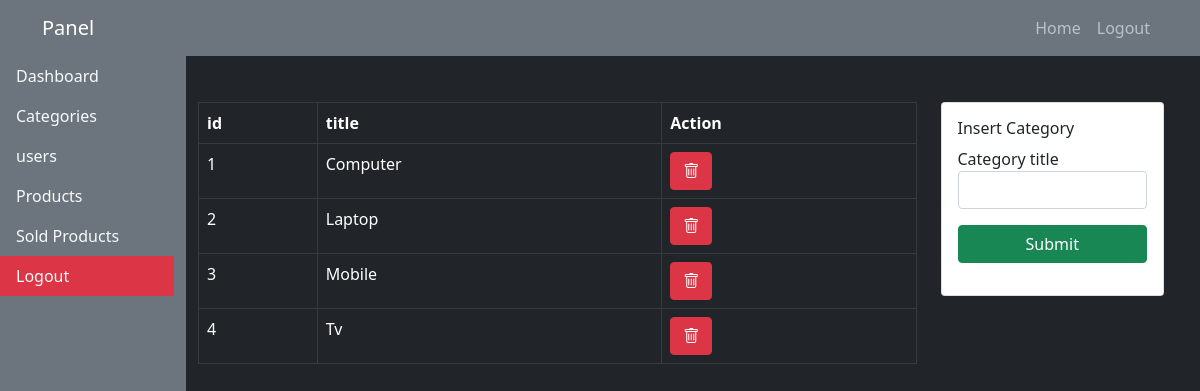
The app's page /admin/category.php (signed in) with its own data.
### tables this page shows
CREATE TABLE `categories` (
  `c_id` int(11) NOT NULL,
  `c_title` varchar(100) NOT NULL
);

### admin/category.php (the view, shortened to what this page needs)
<?php include "../dbconnect.php";
?>
<!DOCTYPE html>
<html lang="en">
<head>
    <link rel="stylesheet" href="../style.css">
    <link href="https://cdn.jsdelivr.net/npm/bootstrap@5.1.3/dist/css/bootstrap.min.css" rel="stylesheet">
<link rel="stylesheet" href="https://cdn.jsdelivr.net/npm/bootstrap-icons@1.7.2/font/bootstrap-icons.css">
</head>
<body class="bg-dark">
<?php include "header.php";?>
<div class="container-fluid ps-0">
    <div class="row w-100 p-0">
        <div class="col-2 bg-secondary" style="height:100vh;overflow-y:scroll">
            <?php include "side.php";?>
        </div>
        <div class="col-10">
            <h2>manage Categories</h2>
            <div class="row">
                <div class="col-9">
                    <table class="table table-dark table-hover table-bordered">
                    <tr>
                        <th>id</th>
                        <th>title</th>
                        <th>Action</th>
                    </tr>
                    <?php
                    $Cat = mysqli_query($connect,"select * from categories");
                    while($row = mysqli_fetch_array($Cat)){
                    ?>
                    <tr>
                        <td><?= $row['c_id'];?></td>
                        <td><?= $row['c_title'];?></td>
                        <td><a href="category.php?del_id=<?= $row['c_id'];?>" class="btn btn-danger"><i class="bi bi-trash"></i></a></td>
                    </tr>
                    <?php } ?>
                    </table>
                </div>
                <div class="col-3">
                    <div class="card">
                        <div class="card-body">
                            <h6>Insert Category</h6>
                            <form action="" method="post">
                                <div class="mb-3">
                                    <label for="">Category title</label>
                                    <input type="text" name="c_title" class="form-control">
                                </div>
                                <div class="mb-3">
                                    <input type="submit" name="create" class="btn btn-success w-100">
                                </div>
                            </form>
                        </div>
                    </div>
                </div>
            </div>
        </div>
    </div>
</div>
</body>
</html>

### records on screen
categories: c_id "1", c_title "Computer"
categories: c_id "2", c_title "Laptop"
categories: c_id "3", c_title "Mobile"
categories: c_id "4", c_title "Tv"
